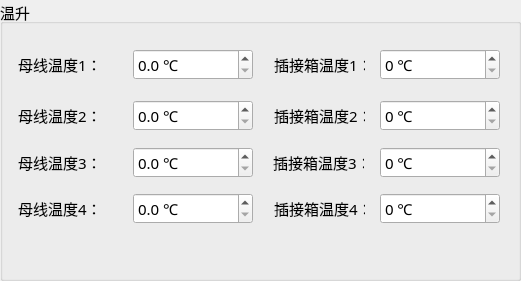
  <widget class="QGroupBox" name="groupBox_4">
   <property name="geometry">
    <rect>
     <x>1</x>
     <y>537</y>
     <width>521</width>
     <height>281</height>
    </rect>
   </property>
   <property name="font">
    <font>
     <pointsize>11</pointsize>
    </font>
   </property>
   <property name="title">
    <string>温升</string>
   </property>
   <widget class="QDoubleSpinBox" name="incr1">
    <property name="geometry">
     <rect>
      <x>380</x>
      <y>49</y>
      <width>120</width>
      <height>31</height>
     </rect>
    </property>
    <property name="minimumSize">
     <size>
      <width>100</width>
      <height>31</height>
     </size>
    </property>
    <property name="maximumSize">
     <size>
      <width>130</width>
      <height>16777215</height>
     </size>
    </property>
    <property name="font">
     <font>
      <family>微软雅黑</family>
      <pointsize>11</pointsize>
     </font>
    </property>
    <property name="suffix">
     <string> ℃</string>
    </property>
    <property name="decimals">
     <number>0</number>
    </property>
   </widget>
   <widget class="QLabel" name="label_43">
    <property name="geometry">
     <rect>
      <x>274</x>
      <y>49</y>
      <width>91</width>
      <height>31</height>
     </rect>
    </property>
    <property name="minimumSize">
     <size>
      <width>0</width>
      <height>31</height>
     </size>
    </property>
    <property name="font">
     <font>
      <family>微软雅黑</family>
      <pointsize>11</pointsize>
     </font>
    </property>
    <property name="text">
     <string>插接箱温度1：</string>
    </property>
   </widget>
   <widget class="QDoubleSpinBox" name="envTem1">
    <property name="enabled">
     <bool>true</bool>
    </property>
    <property name="geometry">
     <rect>
      <x>133</x>
      <y>49</y>
      <width>120</width>
      <height>31</height>
     </rect>
    </property>
    <property name="minimumSize">
     <size>
      <width>100</width>
      <height>31</height>
     </size>
    </property>
    <property name="maximumSize">
     <size>
      <width>130</width>
      <height>16777215</height>
     </size>
    </property>
    <property name="font">
     <font>
      <family>微软雅黑</family>
      <pointsize>11</pointsize>
     </font>
    </property>
    <property name="suffix">
     <string> ℃</string>
    </property>
    <property name="decimals">
     <number>1</number>
    </property>
    <property name="maximum">
     <double>100.000000000000000</double>
    </property>
   </widget>
   <widget class="QLabel" name="label_44">
    <property name="geometry">
     <rect>
      <x>18</x>
      <y>49</y>
      <width>81</width>
      <height>31</height>
     </rect>
    </property>
    <property name="minimumSize">
     <size>
      <width>0</width>
      <height>31</height>
     </size>
    </property>
    <property name="font">
     <font>
      <family>微软雅黑</family>
      <pointsize>11</pointsize>
     </font>
    </property>
    <property name="text">
     <string>母线温度1：</string>
    </property>
   </widget>
   <widget class="QLabel" name="label_45">
    <property name="geometry">
     <rect>
      <x>274</x>
      <y>100</y>
      <width>91</width>
      <height>31</height>
     </rect>
    </property>
    <property name="minimumSize">
     <size>
      <width>0</width>
      <height>31</height>
     </size>
    </property>
    <property name="font">
     <font>
      <family>微软雅黑</family>
      <pointsize>11</pointsize>
     </font>
    </property>
    <property name="text">
     <string>插接箱温度2：</string>
    </property>
   </widget>
   <widget class="QDoubleSpinBox" name="envTem2">
    <property name="enabled">
     <bool>true</bool>
    </property>
    <property name="geometry">
     <rect>
      <x>133</x>
      <y>100</y>
      <width>120</width>
      <height>31</height>
     </rect>
    </property>
    <property name="minimumSize">
     <size>
      <width>100</width>
      <height>31</height>
     </size>
    </property>
    <property name="maximumSize">
     <size>
      <width>130</width>
      <height>16777215</height>
     </size>
    </property>
    <property name="font">
     <font>
      <family>微软雅黑</family>
      <pointsize>11</pointsize>
     </font>
    </property>
    <property name="suffix">
     <string> ℃</string>
    </property>
    <property name="decimals">
     <number>1</number>
    </property>
    <property name="maximum">
     <double>100.000000000000000</double>
    </property>
   </widget>
   <widget class="QLabel" name="label_46">
    <property name="geometry">
     <rect>
      <x>18</x>
      <y>100</y>
      <width>81</width>
      <height>31</height>
     </rect>
    </property>
    <property name="minimumSize">
     <size>
      <width>0</width>
      <height>31</height>
     </size>
    </property>
    <property name="font">
     <font>
      <family>微软雅黑</family>
      <pointsize>11</pointsize>
     </font>
    </property>
    <property name="text">
     <string>母线温度2：</string>
    </property>
   </widget>
   <widget class="QDoubleSpinBox" name="incr2">
    <property name="geometry">
     <rect>
      <x>380</x>
      <y>100</y>
      <width>120</width>
      <height>31</height>
     </rect>
    </property>
    <property name="minimumSize">
     <size>
      <width>100</width>
      <height>31</height>
     </size>
    </property>
    <property name="maximumSize">
     <size>
      <width>130</width>
      <height>16777215</height>
     </size>
    </property>
    <property name="font">
     <font>
      <family>微软雅黑</family>
      <pointsize>11</pointsize>
     </font>
    </property>
    <property name="suffix">
     <string> ℃</string>
    </property>
    <property name="decimals">
     <number>0</number>
    </property>
   </widget>
   <widget class="QLabel" name="label_47">
    <property name="geometry">
     <rect>
      <x>273</x>
      <y>147</y>
      <width>91</width>
      <height>31</height>
     </rect>
    </property>
    <property name="minimumSize">
     <size>
      <width>0</width>
      <height>31</height>
     </size>
    </property>
    <property name="font">
     <font>
      <family>微软雅黑</family>
      <pointsize>11</pointsize>
     </font>
    </property>
    <property name="text">
     <string>插接箱温度3：</string>
    </property>
   </widget>
   <widget class="QDoubleSpinBox" name="envTem3">
    <property name="enabled">
     <bool>true</bool>
    </property>
    <property name="geometry">
     <rect>
      <x>133</x>
      <y>147</y>
      <width>120</width>
      <height>31</height>
     </rect>
    </property>
    <property name="minimumSize">
     <size>
      <width>100</width>
      <height>31</height>
     </size>
    </property>
    <property name="maximumSize">
     <size>
      <width>130</width>
      <height>16777215</height>
     </size>
    </property>
    <property name="font">
     <font>
      <family>微软雅黑</family>
      <pointsize>11</pointsize>
     </font>
    </property>
    <property name="suffix">
     <string> ℃</string>
    </property>
    <property name="decimals">
     <number>1</number>
    </property>
    <property name="maximum">
     <double>100.000000000000000</double>
    </property>
   </widget>
   <widget class="QLabel" name="label_48">
    <property name="geometry">
     <rect>
      <x>18</x>
      <y>147</y>
      <width>81</width>
      <height>31</height>
     </rect>
    </property>
    <property name="minimumSize">
     <size>
      <width>0</width>
      <height>31</height>
     </size>
    </property>
    <property name="font">
     <font>
      <family>微软雅黑</family>
      <pointsize>11</pointsize>
     </font>
    </property>
    <property name="text">
     <string>母线温度3：</string>
    </property>
   </widget>
   <widget class="QDoubleSpinBox" name="incr3">
    <property name="geometry">
     <rect>
      <x>380</x>
      <y>147</y>
      <width>120</width>
      <height>31</height>
     </rect>
    </property>
    <property name="minimumSize">
     <size>
      <width>100</width>
      <height>31</height>
     </size>
    </property>
    <property name="maximumSize">
     <size>
      <width>130</width>
      <height>16777215</height>
     </size>
    </property>
    <property name="font">
     <font>
      <family>微软雅黑</family>
      <pointsize>11</pointsize>
     </font>
    </property>
    <property name="suffix">
     <string> ℃</string>
    </property>
    <property name="decimals">
     <number>0</number>
    </property>
   </widget>
   <widget class="QLabel" name="label_49">
    <property name="geometry">
     <rect>
      <x>274</x>
      <y>193</y>
      <width>91</width>
      <height>31</height>
     </rect>
    </property>
    <property name="minimumSize">
     <size>
      <width>0</width>
      <height>31</height>
     </size>
    </property>
    <property name="font">
     <font>
      <family>微软雅黑</family>
      <pointsize>11</pointsize>
     </font>
    </property>
    <property name="text">
     <string>插接箱温度4：</string>
    </property>
   </widget>
   <widget class="QDoubleSpinBox" name="envTem4">
    <property name="enabled">
     <bool>true</bool>
    </property>
    <property name="geometry">
     <rect>
      <x>133</x>
      <y>193</y>
      <width>120</width>
      <height>31</height>
     </rect>
    </property>
    <property name="minimumSize">
     <size>
      <width>100</width>
      <height>31</height>
     </size>
    </property>
    <property name="maximumSize">
     <size>
      <width>130</width>
      <height>16777215</height>
     </size>
    </property>
    <property name="font">
     <font>
      <family>微软雅黑</family>
      <pointsize>11</pointsize>
     </font>
    </property>
    <property name="suffix">
     <string> ℃</string>
    </property>
    <property name="decimals">
     <number>1</number>
    </property>
    <property name="maximum">
     <double>100.000000000000000</double>
    </property>
   </widget>
   <widget class="QLabel" name="label_50">
    <property name="geometry">
     <rect>
      <x>18</x>
      <y>193</y>
      <width>81</width>
      <height>31</height>
     </rect>
    </property>
    <property name="minimumSize">
     <size>
      <width>0</width>
      <height>31</height>
     </size>
    </property>
    <property name="font">
     <font>
      <family>微软雅黑</family>
      <pointsize>11</pointsize>
     </font>
    </property>
    <property name="text">
     <string>母线温度4：</string>
    </property>
   </widget>
   <widget class="QDoubleSpinBox" name="incr4">
    <property name="geometry">
     <rect>
      <x>380</x>
      <y>193</y>
      <width>120</width>
      <height>31</height>
     </rect>
    </property>
    <property name="minimumSize">
     <size>
      <width>100</width>
      <height>31</height>
     </size>
    </property>
    <property name="maximumSize">
     <size>
      <width>130</width>
      <height>16777215</height>
     </size>
    </property>
    <property name="font">
     <font>
      <family>微软雅黑</family>
      <pointsize>11</pointsize>
     </font>
    </property>
    <property name="suffix">
     <string> ℃</string>
    </property>
    <property name="decimals">
     <number>0</number>
    </property>
   </widget>
  </widget>
